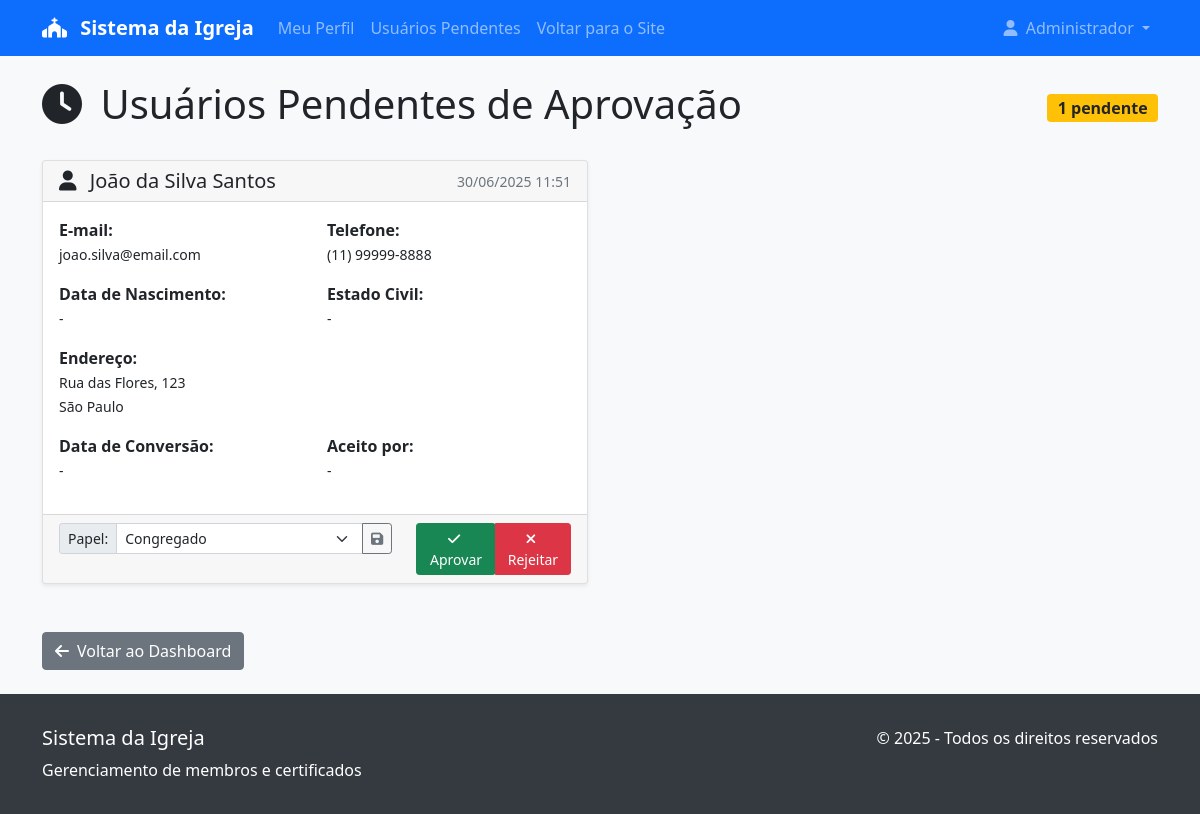
Page /usuarios/pendentes/ (signed in) on the committed database.
### usuarios/models.py (models this page shows, shortened)
class User(AbstractUser):
    nome_completo = models.CharField(max_length=200, verbose_name="Nome Completo")
    foto_perfil = models.ImageField(
        upload_to='perfil_fotos/',
        verbose_name="Foto do Perfil",
        null=True,
        blank=True
    )
    data_nascimento = models.DateField(verbose_name="Data de Nascimento", null=True, blank=True)
    nome_pai = models.CharField(max_length=200, verbose_name="Nome do Pai", blank=True)
    nome_mae = models.CharField(max_length=200, verbose_name="Nome da Mãe", blank=True)
    cpf_validator = RegexValidator(
        regex=r'^\d{11}$',
        message="CPF deve conter 11 dígitos, sem pontos ou traços."
    )
    cpf = models.CharField(
        max_length=11,
        validators=[cpf_validator],
        verbose_name="CPF",
        unique=True,
        null=True,
        blank=True
    )
    rg = models.CharField(max_length=20, verbose_name="RG", blank=True)
    naturalidade = models.CharField(max_length=150, verbose_name="Natural da cidade de", blank=True)
    ESTADO_CIVIL_CHOICES = [
        ('solteiro', 'Solteiro(a)'),
        ('casado', 'Casado(a)'),
        ('divorciado', 'Divorciado(a)'),
        ('viuvo', 'Viúvo(a)'),
    ]
    estado_civil = models.CharField(
        max_length=20,
        choices=ESTADO_CIVIL_CHOICES,
        verbose_name="Estado Civil",
        blank=True
    )
    nome_conjuge = models.CharField(max_length=200, verbose_name="Nome do Cônjuge", blank=True)
    data_casamento = models.DateField(verbose_name="Data de Casamento", null=True, blank=True)
    tem_alergia_medicacao = models.BooleanField(default=False, verbose_name="Possui alergia a alguma medicação?")
    alergias_texto = models.TextField(verbose_name="Quais alergias?", blank=True)
    telefone_validator = RegexValidator(
        regex=r'^\(\d{2}\)\s\d{4,5}-\d{4}$',
        message="Telefone deve estar no formato: (XX) XXXX-XXXX ou (XX) XXXXX-XXXX"
    )
    telefone = models.CharField(
        max_length=15,
        validators=[telefone_validator],
        verbose_name="Telefone",
        blank=True
    )
    endereco = models.CharField(max_length=300, verbose_name="Endereço", blank=True)
    bairro = models.CharField(max_length=100, verbose_name="Bairro", blank=True)
    cidade = models.CharField(max_length=100, verbose_name="Cidade", blank=True)
    cep = models.CharField(max_length=10, verbose_name="CEP", blank=True)
    profissao = models.CharField(max_length=150, verbose_name="Profissão", blank=True)
    NIVEL_ESCOLAR_CHOICES = [
        ('fundamental_incompleto', 'Ensino Fundamental Incompleto'),
        ('fundamental_completo', 'Ensino Fundamental Completo'),
        ('medio_incompleto', 'Ensino Médio Incompleto'),
        ('medio_completo', 'Ensino Médio Completo'),
        ('superior_incompleto', 'Ensino Superior Incompleto'),
        ('superior_completo', 'Ensino Superior Completo'),
        ('pos_graduacao', 'Pós-graduação'),
        ('nao_informar', 'Não desejo informar'),
    ]
    nivel_escolar = models.CharField(
        max_length=30,
        choices=NIVEL_ESCOLAR_CHOICES,
        verbose_name="Nível Escolar",
        blank=True
    )
    data_conversao = models.DateField(verbose_name="Data de Conversão", null=True, blank=True)
    batizado_aguas = models.BooleanField(default=False, verbose_name="É batizado nas águas?")
    data_batismo = models.DateField(verbose_name="Data do Batismo", null=True, blank=True)
    LOCAL_BATISMO_CHOICES = [
        ('2ibca', 'Na 2ª IBCA'),
        ('outra', 'Em Outra Igreja'),
    ]
    local_batismo = models.CharField(
        max_length=10,
        choices=LOCAL_BATISMO_CHOICES,
        verbose_name="Onde foi o batismo?",
        blank=True
    )
    outra_igreja_batismo = models.CharField(
        max_length=200,
        verbose_name="Qual igreja?",
        blank=True,
        help_text="Nome da igreja onde foi batizado"
    )
    recebido_por_aclamacao = models.BooleanField(
        default=False,
        verbose_name="Foi recebido por aclamação na 2ª IBCA?"
    )
    membro_congregacao = models.BooleanField(
        default=False,
        verbose_name="É membro de alguma congregação?"
    )
    qual_congregacao = models.CharField(
        max_length=150,
        verbose_name="Qual Congregação?",
        blank=True,
        help_text="Preencher apenas se for membro de congregação"
    )
    frequenta_escola_biblica = models.BooleanField(
        default=False,
        verbose_name="Frequenta alguma classe da Escola Bíblica?"
    )
    qual_classe_escola_biblica = models.CharField(
        max_length=100,
        verbose_name="Qual classe?",
        blank=True,
        help_text="Preencher apenas se frequenta a Escola Bíblica"
    )
    deseja_exercer_funcao = models.BooleanField(
        default=False,
        verbose_name="Deseja exercer alguma função na 2ª IBCA?"
    )
    qual_funcao_deseja = models.TextField(
        verbose_name="Qual função ou ministério?",
        blank=True
    )
    PAPEL_CHOICES = [
        ('congregado', 'Congregado'),
        ('membro', 'Membro'),
        ('secretario', 'Secretário'),
    ]
    papel = models.CharField(
        max_length=20,
        choices=PAPEL_CHOICES,
        default='congregado',
        verbose_name="Papel no Sistema"
    )
    data_cadastro = models.DateTimeField(default=timezone.now, verbose_name="Data de Cadastro")
    ativo = models.BooleanField(default=True, verbose_name="Usuário Ativo")
    aprovado = models.BooleanField(default=False, verbose_name="Cadastro Aprovado")
    aprovado_por = models.ForeignKey(
        'self',
        on_delete=models.SET_NULL,
        null=True,
        blank=True,
        verbose_name="Aprovado por",
        related_name='usuarios_aprovados'
    )
    data_aprovacao = models.DateTimeField(null=True, blank=True, verbose_name="Data de Aprovação")
    class Meta:
        verbose_name = "Usuário"
        verbose_name_plural = "Usuários"
        ordering = ['nome_completo']
    @property
    def is_secretario(self):
        return self.papel == 'secretario'

### usuarios/views.py (the view)
# urls.py: path('pendentes/', views.listar_usuarios_pendentes, name='usuarios_pendentes'),
@login_required
def listar_usuarios_pendentes(request):
    if not request.user.is_secretario:
        messages.error(request, 'Acesso negado. Apenas secretários podem acessar esta página.')
        return redirect('usuarios:dashboard')
    usuarios_pendentes = User.objects.filter(aprovado=False).order_by('-data_cadastro')
    return render(request, 'usuarios/usuarios_pendentes.html', {
        'usuarios_pendentes': usuarios_pendentes
    })

### usuarios/templates/usuarios/usuarios_pendentes.html (shortened to what this page needs)
{% extends 'usuarios/base.html' %}
{% block content %}
<div class="row">
    <div class="col-12">
        <div class="d-flex justify-content-between align-items-center mb-4">
            <h1>
                <i class="fas fa-clock me-2"></i>
                Usuários Pendentes de Aprovação
            </h1>
            <div class="badge bg-warning text-dark fs-6">
                {{ usuarios_pendentes.count }} pendente{{ usuarios_pendentes.count|pluralize }}
            </div>
        </div>
    </div>
</div>
{% if usuarios_pendentes %}
    <div class="row">
        {% for usuario in usuarios_pendentes %}
            <div class="col-lg-6 mb-4">
                <div class="card">
                    <div class="card-header d-flex justify-content-between align-items-center">
                        <h5 class="mb-0">
                            <i class="fas fa-user me-2"></i>
                            {{ usuario.nome_completo|default:usuario.username }}
                        </h5>
                        <small class="text-muted">
                            {{ usuario.data_cadastro|date:"d/m/Y H:i" }}
                        </small>
                    </div>
                    <div class="card-body">
                        <div class="row mb-3">
                            <div class="col-sm-6">
                                <strong>E-mail:</strong><br>
                                <small>{{ usuario.email|default:"-" }}</small>
                            </div>
                            <div class="col-sm-6">
                                <strong>Telefone:</strong><br>
                                <small>{{ usuario.telefone|default:"-" }}</small>
                            </div>
                        </div>
                        <div class="row mb-3">
                            <div class="col-sm-6">
                                <strong>Data de Nascimento:</strong><br>
                                <small>{{ usuario.data_nascimento|default:"-" }}</small>
                            </div>
                            <div class="col-sm-6">
                                <strong>Estado Civil:</strong><br>
                                <small>{{ usuario.get_estado_civil_display|default:"-" }}</small>
                            </div>
                        </div>
                        {% if usuario.endereco or usuario.cidade %}
                            <div class="mb-3">
                                <strong>Endereço:</strong><br>
                                <small>
                                    {% if usuario.endereco %}{{ usuario.endereco }}{% endif %}
                                    {% if usuario.cidade %}<br>{{ usuario.cidade }}{% endif %}
                                </small>
                            </div>
                        {% endif %}
                        <div class="row mb-3">
                            <div class="col-sm-6">
                                <strong>Data de Conversão:</strong><br>
                                <small>{{ usuario.data_conversao|default:"-" }}</small>
                            </div>
                            <div class="col-sm-6">
                                <strong>Aceito por:</strong><br>
                                <small>{{ usuario.get_aceito_por_display|default:"-" }}</small>
                            </div>
                        </div>
                    </div>
                    <div class="card-footer">
                        <div class="row">
                            <div class="col-md-8">
                                <form method="post" action="{% url 'usuarios:alterar_papel_usuario' usuario.id %}" class="d-inline">
                                    <div class="input-group input-group-sm">
                                        <span class="input-group-text">Papel:</span>
                                        <select name="papel" class="form-select">
                                            <option value="congregado" {% if usuario.papel == 'congregado' %}selected{% endif %}>Congregado</option>
                                        </select>
                                        <button type="submit" class="btn btn-outline-secondary btn-sm">
                                            <i class="fas fa-save"></i>
                                        </button>
                                    </div>
                                </form>
                            </div>
                            <div class="col-md-4 text-end">
                                <div class="btn-group" role="group">
                                    <form method="post" action="{% url 'usuarios:aprovar_usuario' usuario.id %}" class="d-inline" id="form-aprovar-{{ usuario.id }}">
                                        <button type="submit" class="btn btn-success btn-sm"
                                               onclick="
                                                   var select = this.closest('.card-footer').querySelector('select[name=papel]');
                                                   document.getElementById('papel-{{ usuario.id }}').value = select.value;
                                                   return confirm('Tem certeza que deseja aprovar este usuário como ' + select.options[select.selectedIndex].text + '?');
                                               ">
                                            <i class="fas fa-check me-1"></i>Aprovar
                                        </button>
                                    </form>
                                    <a href="{% url 'usuarios:rejeitar_usuario' usuario.id %}"
                                       class="btn btn-danger btn-sm"
                                       onclick="return confirm('Tem certeza que deseja rejeitar e excluir este usuário?')">
                                        <i class="fas fa-times me-1"></i>Rejeitar
                                    </a>
                                </div>
                            </div>
                        </div>
                    </div>
                </div>
            </div>
        {% endfor %}
    </div>
{% endif %}
<div class="row mt-4">
    <div class="col-12">
        <a href="{% url 'usuarios:dashboard' %}" class="btn btn-secondary">
            <i class="fas fa-arrow-left me-2"></i>Voltar ao Dashboard
        </a>
    </div>
</div>
{% endblock %}

### usuarios/templates/usuarios/base.html (shortened to what this page needs)
<!DOCTYPE html>
<html lang="pt-BR">
<head>
    <link href="https://cdn.jsdelivr.net/npm/bootstrap@5.1.3/dist/css/bootstrap.min.css" rel="stylesheet">
    <link rel="stylesheet" href="https://cdnjs.cloudflare.com/ajax/libs/font-awesome/6.0.0/css/all.min.css">
</head>
<body>
    <nav class="navbar navbar-expand-lg navbar-dark bg-primary">
        <div class="container">
            <a class="navbar-brand" href="{% url 'usuarios:dashboard' %}">
                <i class="fas fa-church me-2"></i>
                Sistema da Igreja
            </a>
            <div class="collapse navbar-collapse" id="navbarNav">
                <ul class="navbar-nav me-auto">
                    {% if user.is_authenticated %}
                        <li class="nav-item">
                            <a class="nav-link" href="{% url 'usuarios:perfil' %}">Meu Perfil</a>
                        </li>
                        {% if user.is_secretario %}
                            <li class="nav-item">
                                <a class="nav-link" href="{% url 'usuarios:usuarios_pendentes' %}">
                                    Usuários Pendentes
                                </a>
                            </li>
                        {% endif %}
                        <li class="nav-item">
                            <a class="nav-link" href="/" target="_blank">Voltar para o Site</a>
                        </li>
                    {% endif %}
                </ul>
                <ul class="navbar-nav">
                    {% if user.is_authenticated %}
                        <li class="nav-item dropdown">
                            <a class="nav-link dropdown-toggle" href="#" id="navbarDropdown" role="button" data-bs-toggle="dropdown">
                                <i class="fas fa-user me-1"></i>
                                {{ user.nome_completo|default:user.username }}
                            </a>
                        </li>
                    {% endif %}
                </ul>
            </div>
        </div>
    </nav>
    <main class="container my-4">
        {% block content %}{% endblock %}
    </main>
    <footer class="footer mt-auto">
        <div class="container">
            <div class="row">
                <div class="col-md-6">
                    <h5>Sistema da Igreja</h5>
                    <p class="mb-0">Gerenciamento de membros e certificados</p>
                </div>
                <div class="col-md-6 text-md-end">
                    <p class="mb-0">© 2025 - Todos os direitos reservados</p>
                </div>
            </div>
        </div>
    </footer>
</body>
</html>

### usuarios/templates/usuarios/base.html (style rules this page uses)
body { background-color: #f8f9fa; }
.navbar-brand { font-weight: bold; }
.card { box-shadow: 0 0.125rem 0.25rem rgba(0, 0, 0, 0.075); border: 1px solid rgba(0, 0, 0, 0.125); }
.footer { background-color: #343a40; color: white; padding: 2rem 0; margin-top: 3rem; }

### rows in the picture
User: nome_completo "Administrador"
User: nome_completo "João da Silva Santos", data_cadastro "30/06/2025 11:51", email "joao.silva@email.com", telefone "(11) 99999-8888", data_nascimento "-", estado_civil "-", endereco "Rua das Flores, 123", cidade "São Paulo", data_conversao "-", aceito_por "-", papel "Congregado"

### other values in the picture
{{ usuarios_pendentes.count }} "1"
